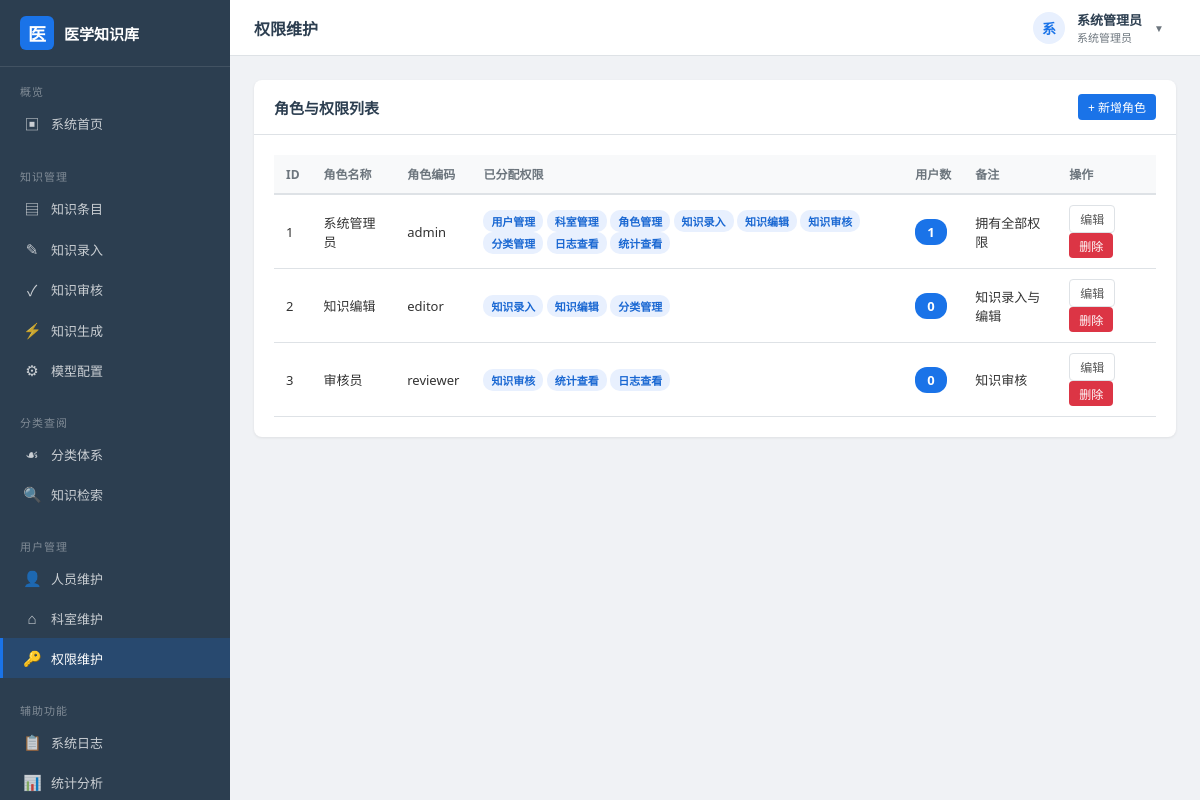
/roles (signed in), run on the app's committed database.
### models.py (models this page shows, shortened)
class User(db.Model):
    __tablename__ = "user"
    id = db.Column(db.Integer, primary_key=True, autoincrement=True)
    username = db.Column(db.String(50), unique=True, nullable=False, comment="登录账号")
    real_name = db.Column(db.String(50), nullable=False, comment="真实姓名")
    password_hash = db.Column(db.String(128), nullable=False, comment="口令哈希")
    email = db.Column(db.String(120), default="", comment="电子邮箱")
    phone = db.Column(db.String(20), default="", comment="联系电话")
    department_id = db.Column(db.Integer, db.ForeignKey("department.id"), nullable=True)
    role_id = db.Column(db.Integer, db.ForeignKey("role.id"), nullable=True)
    status = db.Column(db.String(10), default="active", comment="active/disabled")
    failed_attempts = db.Column(db.Integer, default=0, comment="密码错误次数")
    lock_time = db.Column(db.DateTime, nullable=True, comment="账号锁定时间")
    last_login = db.Column(db.DateTime, nullable=True)
    created_at = db.Column(db.DateTime, default=datetime.now)

class Role(db.Model):
    __tablename__ = "role"
    id = db.Column(db.Integer, primary_key=True, autoincrement=True)
    name = db.Column(db.String(50), unique=True, nullable=False, comment="角色名称")
    code = db.Column(db.String(30), unique=True, nullable=False, comment="角色编码")
    permissions = db.Column(db.Text, default="", comment="权限列表，逗号分隔")
    remark = db.Column(db.String(200), default="")
    created_at = db.Column(db.DateTime, default=datetime.now)
    users = db.relationship("User", backref="role", lazy="dynamic")
    def has_permission(self, perm_code: str) -> bool:
        if not self.permissions:
            return False
        return perm_code in self.permissions.split(",")

### app.py (the view)
    @app.route("/roles")
    @login_required
    @permission_required("role_manage")
    def role_list():
        roles = Role.query.order_by(Role.id).all()
        return render_template("users/roles.html", roles=roles, catalog=PERMISSION_CATALOG)

### app.py (called while the page is built)
def register_before_handlers(app: Flask):
    @app.before_request
    def _load_current_user():
        uid = session.get("uid")
        g.current_user = None
        if uid:
            g.current_user = User.query.get(uid)
    @app.context_processor
    def _inject_globals():
        return {
            "current_user": g.current_user,
            "current_year": datetime.now().year,
        }

def login_required(func):
    @wraps(func)
    def wrapper(*args, **kwargs):
        if not g.current_user:
            flash("请先登录系统", "warning")
            return redirect(url_for("login", next=request.full_path))
        return func(*args, **kwargs)
    return wrapper

def permission_required(perm_code: str):
    def decorator(func):
        @wraps(func)
        def wrapper(*args, **kwargs):
            user = g.current_user
            if not user or not user.role:
                abort(403)
            if not user.role.has_permission(perm_code) and user.role.code != "admin":
                flash("您没有该功能的操作权限", "danger")
                return redirect(url_for("dashboard"))
            return func(*args, **kwargs)
        return wrapper
    return decorator

### templates/users/roles.html (shortened to what this page needs)
{% extends "layout.html" %}
{% block page_title %}权限维护{% endblock %}
{% block content %}
<div class="card">
    <div class="card-header">
        <h3>角色与权限列表</h3>
        <a href="{{ url_for('role_create') }}" class="btn btn-primary btn-sm">+ 新增角色</a>
    </div>
    <div class="card-body">
        <table class="data-table">
            <thead>
                <tr>
                    <th>ID</th>
                    <th>角色名称</th>
                    <th>角色编码</th>
                    <th>已分配权限</th>
                    <th>用户数</th>
                    <th>备注</th>
                    <th>操作</th>
                </tr>
            </thead>
            <tbody>
                {% for r in roles %}
                <tr>
                    <td>{{ r.id }}</td>
                    <td>{{ r.name }}</td>
                    <td>{{ r.code }}</td>
                    <td>
                        {% if r.permissions %}
                            {% set perms = r.permissions.split(',') %}
                            {% for p in perms %}
                                {% for item in catalog %}
                                    {% if "children" in item %}
                                        {% for code, label in item["children"] %}
                                            {% if code == p %}
                                            <span class="badge badge-manual permission-badge" onclick="showPermissionUsers('{{ code }}', '{{ label }}')">{{ label }}</span>
                                            {% endif %}
                                        {% endfor %}
                                    {% endif %}
                                {% endfor %}
                            {% endfor %}
                        {% else %}
                            <span style="color:#ccc;">无</span>
                        {% endif %}
                    </td>
                    <td>
                        <span class="user-count-badge" onclick="showRoleUsers({{ r.id }}, '{{ r.name }}')">
                            {{ r.users.count() }}
                        </span>
                    </td>
                    <td>{{ r.remark or '—' }}</td>
                    <td>
                        <a href="{{ url_for('role_edit', rid=r.id) }}" class="btn btn-default btn-sm">编辑</a>
                        <form method="POST" action="{{ url_for('role_delete', rid=r.id) }}" style="display:inline;">
                            <button type="submit" class="btn btn-danger btn-sm btn-delete">删除</button>
                        </form>
                    </td>
                </tr>
                {% endfor %}
            </tbody>
        </table>
    </div>
</div>
{% endblock %}

### templates/layout.html (shortened to what this page needs)
<!DOCTYPE html>
<html lang="zh-CN">
<head>
    <link rel="stylesheet" href="{{ url_for('static', filename='css/style.css') }}">
</head>
<body>
<div class="app-layout">
    <aside class="sidebar">
        <div class="sidebar-header">
            <div class="icon">医</div>
            <span>医学知识库</span>
        </div>
        <nav class="nav-section">
            <div class="nav-section-title">概览</div>
            <a href="{{ url_for('dashboard') }}" class="nav-item" onclick="navigate(event, this)">
                <span class="nav-icon">▣</span> 系统首页
            </a>
        </nav>
        <nav class="nav-section">
            <div class="nav-section-title">知识管理</div>
            <a href="{{ url_for('knowledge_list') }}" class="nav-item" onclick="navigate(event, this)">
                <span class="nav-icon">▤</span> 知识条目
            </a>
            <a href="{{ url_for('knowledge_create') }}" class="nav-item" onclick="navigate(event, this)">
                <span class="nav-icon">✎</span> 知识录入
            </a>
            <a href="{{ url_for('knowledge_review_list') }}" class="nav-item" onclick="navigate(event, this)">
                <span class="nav-icon">✓</span> 知识审核
            </a>
            <a href="{{ url_for('knowledge_generate') }}" class="nav-item" onclick="navigate(event, this)">
                <span class="nav-icon">⚡</span> 知识生成
            </a>
            <a href="{{ url_for('model_config_list') }}" class="nav-item" onclick="navigate(event, this)">
                <span class="nav-icon">⚙</span> 模型配置
            </a>
        </nav>
        <nav class="nav-section">
            <div class="nav-section-title">分类查阅</div>
            <a href="{{ url_for('category_tree') }}" class="nav-item" onclick="navigate(event, this)">
                <span class="nav-icon">☙</span> 分类体系
            </a>
            <a href="{{ url_for('search') }}" class="nav-item" onclick="navigate(event, this)">
                <span class="nav-icon">🔍</span> 知识检索
            </a>
        </nav>
        <nav class="nav-section">
            <div class="nav-section-title">用户管理</div>
            <a href="{{ url_for('user_list') }}" class="nav-item" onclick="navigate(event, this)">
                <span class="nav-icon">👤</span> 人员维护
            </a>
            <a href="{{ url_for('dept_list') }}" class="nav-item" onclick="navigate(event, this)">
                <span class="nav-icon">⌂</span> 科室维护
            </a>
            <a href="{{ url_for('role_list') }}" class="nav-item" onclick="navigate(event, this)">
                <span class="nav-icon">🔑</span> 权限维护
            </a>
        </nav>
        <nav class="nav-section">
            <div class="nav-section-title">辅助功能</div>
            <a href="{{ url_for('log_list') }}" class="nav-item" onclick="navigate(event, this)">
                <span class="nav-icon">📋</span> 系统日志
            </a>
            <a href="{{ url_for('statistics') }}" class="nav-item" onclick="navigate(event, this)">
                <span class="nav-icon">📊</span> 统计分析
            </a>
        </nav>
    </aside>
    <div class="main-area">
        <header class="topbar">
            <div class="topbar-title">{% block page_title %}系统首页{% endblock %}</div>
            <div class="topbar-user">
                <div class="user-dropdown" id="user-dropdown">
                    <div class="dropdown-trigger">
                        <div class="avatar">{{ current_user.real_name[0] if current_user else '?' }}</div>
                        <div class="info">
                            <div class="name">{{ current_user.real_name if current_user else '' }}</div>
                            <div class="role">{{ current_user.role.name if current_user and current_user.role else '' }}</div>
                        </div>
                        <span class="dropdown-arrow">▼</span>
                    </div>
                </div>
            </div>
        </header>
        <main class="content-area">
            {% block content %}{% endblock %}
        </main>
    </div>
</div>
</body>
</html>

### static/css/style.css (style rules this page uses)
:root { --primary: #1a73e8; --primary-dark: #1557b0; --primary-light: #e8f0fe; --success: #28a745; --warning: #ffc107; --danger: #dc3545; --info: #17a2b8; --dark: #2c3e50; --gray: #6c757d; --light: #f8f9fa; --border: #dee2e6; --sidebar-width: 230px; --header-height: 56px; }
* { margin: 0; padding: 0; box-sizing: border-box; }
body { font-family: "Microsoft YaHei", "PingFang SC", "Segoe UI", Arial, sans-serif; background: #f0f2f5; color: #333; font-size: 14px; }
a { color: var(--primary); text-decoration: none; }
.app-layout { display: flex; min-height: 100vh; }
.sidebar { width: var(--sidebar-width); background: var(--dark); color: #fff; position: fixed; top: 0; left: 0; bottom: 0; overflow-y: auto; z-index: 1000; }
.sidebar-header { padding: 16px 20px; border-bottom: 1px solid rgba(255,255,255,0.1); display: flex; align-items: center; gap: 10px; }
.sidebar-header .icon { width: 34px; height: 34px; background: var(--primary); border-radius: 6px; display: flex; align-items: center; justify-content: center; font-size: 18px; font-weight: bold; }
.sidebar-header span { font-size: 15px; font-weight: 600; }
.nav-section { padding: 8px 0; }
.nav-section-title { padding: 8px 20px 4px; font-size: 11px; color: rgba(255,255,255,0.4); text-transform: uppercase; letter-spacing: 1px; }
.nav-item { display: flex; align-items: center; gap: 10px; padding: 10px 20px; color: rgba(255,255,255,0.75); font-size: 13px; transition: all 0.2s; border-left: 3px solid transparent; }
.nav-item.active { background: rgba(26,115,232,0.2); border-left-color: var(--primary); color: #fff; }
.nav-icon { width: 18px; text-align: center; font-size: 15px; }
.main-area { margin-left: var(--sidebar-width); flex: 1; display: flex; flex-direction: column; }
.topbar { height: var(--header-height); background: #fff; border-bottom: 1px solid var(--border); display: flex; align-items: center; justify-content: space-between; padding: 0 24px; position: sticky; top: 0; z-index: 999; }
.topbar-title { font-size: 16px; font-weight: 600; color: var(--dark); }
.topbar-user { display: flex; align-items: center; gap: 12px; }
.topbar-user .avatar { width: 32px; height: 32px; background: var(--primary-light); color: var(--primary); border-radius: 50%; display: flex; align-items: center; justify-content: center; font-weight: 600; font-size: 14px; }
.topbar-user .info { font-size: 13px; }
.topbar-user .info .name { font-weight: 600; color: var(--dark); }
.topbar-user .info .role { font-size: 11px; color: var(--gray); }
.content-area { padding: 24px; flex: 1; }
.card { background: #fff; border-radius: 8px; box-shadow: 0 1px 3px rgba(0,0,0,0.08); margin-bottom: 20px; }
.card-header { padding: 14px 20px; border-bottom: 1px solid var(--border); display: flex; align-items: center; justify-content: space-between; }
.card-header h3 { font-size: 15px; font-weight: 600; color: var(--dark); }
.card-body { padding: 20px; }
.data-table { width: 100%; border-collapse: collapse; }
.data-table th { text-align: left; padding: 10px 12px; background: var(--light); font-size: 12px; font-weight: 600; color: var(--gray); border-bottom: 2px solid var(--border); white-space: nowrap; }
.data-table td { padding: 10px 12px; border-bottom: 1px solid var(--border); font-size: 13px; }
.btn { display: inline-flex; align-items: center; gap: 4px; padding: 7px 16px; border: none; border-radius: 4px; font-size: 13px; font-weight: 500; cursor: pointer; transition: all 0.2s; text-decoration: none; }
.btn-primary { background: var(--primary); color: #fff; }
.btn-danger { background: var(--danger); color: #fff; }
.btn-default { background: #fff; color: #555; border: 1px solid var(--border); }
.btn-sm { padding: 4px 10px; font-size: 12px; }
.badge { display: inline-block; padding: 3px 8px; border-radius: 10px; font-size: 11px; font-weight: 600; }
.badge-manual { background: #e8f0fe; color: #1967d2; }
.permission-badge { cursor: pointer; transition: all 0.2s; }
.user-count-badge { display: inline-block; padding: 4px 12px; background: #1a73e8; color: #fff; border-radius: 12px; font-size: 13px; font-weight: 600; cursor: pointer; transition: all 0.2s; }
.user-dropdown { position: relative; display: flex; align-items: center; cursor: pointer; }
.dropdown-trigger { display: flex; align-items: center; gap: 12px; padding: 8px 12px; border-radius: 6px; transition: background 0.2s; }
.dropdown-arrow { font-size: 10px; color: var(--gray); transition: transform 0.2s; }

### data on the page
User: real_name "系", real_name "系统管理员"
Role: role "系统管理员", id "1", name "系统管理员", code "admin", label "用户管理" "科室管理" "角色管理" "知识录入" "知识编辑" "知识审核" "分类管理" "日志查看" "统计查看", users.count "1", remark "拥有全部权限"
Role: id "2", name "知识编辑", code "editor", label "知识录入" "知识编辑" "分类管理", users.count "0", remark "知识录入与编辑"
Role: id "3", name "审核员", code "reviewer", label "知识审核" "统计查看" "日志查看", users.count "0", remark "知识审核"
